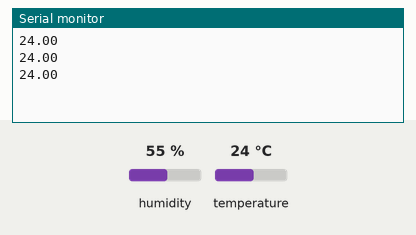
Recording of a sketch running on a simulated Arduino Uno, built with avr-gcc and run on an emulated ATmega328P. On the bench: the last lines printed to the serial monitor. Inputs (shaded band) come from the test bench; at power-on: temperature 24 °C, humidity 55 %.

Above: at 2.8 s.
2.9 s: temperature set to 12 °C
At 4.8 s:
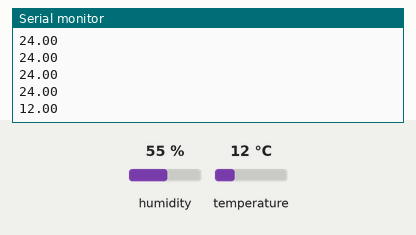
5.6 s: temperature set to 19 °C
At 6.8 s:
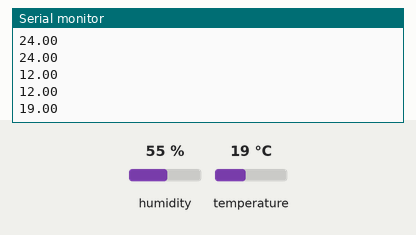
Timing chart, 0 to 8.6 s (numbered marks = the images above; inputs shaded):
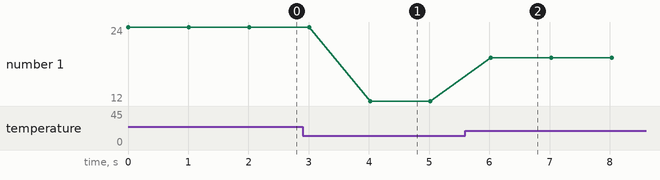

Measured:
- after the input at 2.9 s, the serial monitor: prints a new line after 1.1 s (image 1)
- after the input at 5.6 s, the serial monitor: prints a new line after 0.42 s (image 2)
- plotted number 1: 24 → 12 after the input at 2.9 s, 12 → 19 after the input at 5.6 s

The sketch:

codigoEsp-temp.ino
```cpp
// sensor de temperatura
#include <DHT.h>

// Sensor de temperatura
#define DHTPIN 5 // D1

// DHT 11
DHT dht(DHTPIN, DHT22);

float lerTemperatura(){
    return dht.readTemperature();
}

float lerUmidade(){
    return dht.readHumidity();
}

void setup() {
  Serial.begin(9600);
  dht.begin();
}

void loop() {

    // Leitura do sensor de temperatura
    float temperatura = lerTemperatura();

    Serial.println(lerTemperatura());

    // Aguarda 1 segundo
    delay(1000);
}
```
